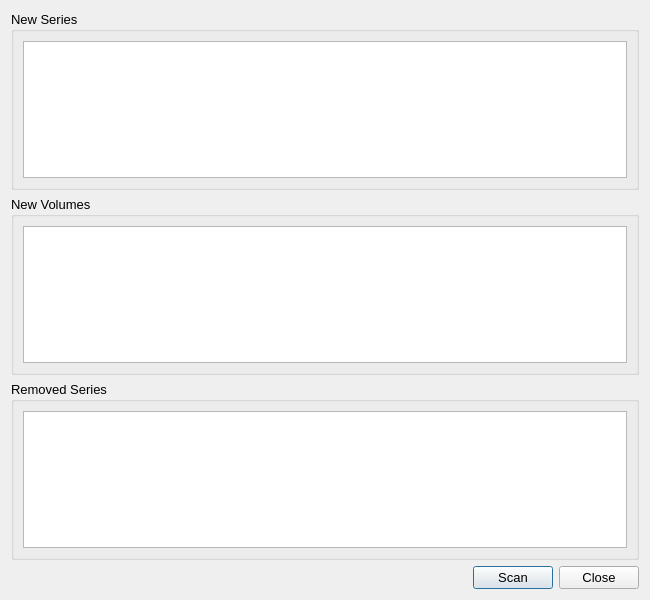
<?xml version="1.0" encoding="UTF-8"?>
<ui version="4.0">
 <class>ScanDialog</class>
 <widget class="QDialog" name="ScanDialog">
  <property name="geometry">
   <rect>
    <x>0</x>
    <y>0</y>
    <width>650</width>
    <height>600</height>
   </rect>
  </property>
  <property name="font">
   <font>
    <pointsize>10</pointsize>
   </font>
  </property>
  <property name="windowTitle">
   <string>Scan Library</string>
  </property>
  <layout class="QVBoxLayout" name="verticalLayout">
   <item>
    <widget class="QScrollArea" name="scrollArea">
     <property name="frameShape">
      <enum>QFrame::NoFrame</enum>
     </property>
     <property name="widgetResizable">
      <bool>true</bool>
     </property>
     <widget class="QWidget" name="scrollAreaWidgetContents">
      <property name="geometry">
       <rect>
        <x>0</x>
        <y>0</y>
        <width>632</width>
        <height>179</height>
       </rect>
      </property>
      <layout class="QHBoxLayout" name="horizontalLayout_2">
       <property name="leftMargin">
        <number>0</number>
       </property>
       <property name="topMargin">
        <number>0</number>
       </property>
       <property name="rightMargin">
        <number>0</number>
       </property>
       <property name="bottomMargin">
        <number>0</number>
       </property>
       <item>
        <widget class="QGroupBox" name="groupBox">
         <property name="title">
          <string>New Series</string>
         </property>
         <layout class="QHBoxLayout" name="horizontalLayout_5">
          <item>
           <widget class="QListWidget" name="new_series_list"/>
          </item>
         </layout>
        </widget>
       </item>
      </layout>
     </widget>
    </widget>
   </item>
   <item>
    <widget class="QScrollArea" name="scrollArea_2">
     <property name="font">
      <font>
       <pointsize>10</pointsize>
      </font>
     </property>
     <property name="frameShape">
      <enum>QFrame::NoFrame</enum>
     </property>
     <property name="widgetResizable">
      <bool>true</bool>
     </property>
     <widget class="QWidget" name="scrollAreaWidgetContents_2">
      <property name="geometry">
       <rect>
        <x>0</x>
        <y>0</y>
        <width>632</width>
        <height>178</height>
       </rect>
      </property>
      <layout class="QHBoxLayout" name="horizontalLayout_3">
       <property name="leftMargin">
        <number>0</number>
       </property>
       <property name="topMargin">
        <number>0</number>
       </property>
       <property name="rightMargin">
        <number>0</number>
       </property>
       <property name="bottomMargin">
        <number>0</number>
       </property>
       <item>
        <widget class="QGroupBox" name="groupBox_2">
         <property name="title">
          <string>New Volumes</string>
         </property>
         <layout class="QHBoxLayout" name="horizontalLayout_6">
          <item>
           <widget class="QListWidget" name="new_vol_list"/>
          </item>
         </layout>
        </widget>
       </item>
      </layout>
     </widget>
    </widget>
   </item>
   <item>
    <widget class="QScrollArea" name="scrollArea_3">
     <property name="frameShape">
      <enum>QFrame::NoFrame</enum>
     </property>
     <property name="widgetResizable">
      <bool>true</bool>
     </property>
     <widget class="QWidget" name="scrollAreaWidgetContents_3">
      <property name="geometry">
       <rect>
        <x>0</x>
        <y>0</y>
        <width>632</width>
        <height>179</height>
       </rect>
      </property>
      <layout class="QHBoxLayout" name="horizontalLayout_4">
       <property name="leftMargin">
        <number>0</number>
       </property>
       <property name="topMargin">
        <number>0</number>
       </property>
       <property name="rightMargin">
        <number>0</number>
       </property>
       <property name="bottomMargin">
        <number>0</number>
       </property>
       <item>
        <widget class="QGroupBox" name="groupBox_3">
         <property name="title">
          <string>Removed Series</string>
         </property>
         <layout class="QHBoxLayout" name="horizontalLayout_7">
          <item>
           <widget class="QListWidget" name="removed_list"/>
          </item>
         </layout>
        </widget>
       </item>
      </layout>
     </widget>
    </widget>
   </item>
   <item>
    <layout class="QHBoxLayout" name="horizontalLayout">
     <item>
      <spacer name="horizontalSpacer">
       <property name="orientation">
        <enum>Qt::Horizontal</enum>
       </property>
       <property name="sizeHint" stdset="0">
        <size>
         <width>40</width>
         <height>20</height>
        </size>
       </property>
      </spacer>
     </item>
     <item>
      <widget class="QLabel" name="info_label">
       <property name="font">
        <font>
         <pointsize>10</pointsize>
         <italic>true</italic>
        </font>
       </property>
       <property name="text">
        <string/>
       </property>
      </widget>
     </item>
     <item>
      <widget class="QPushButton" name="scan_button">
       <property name="text">
        <string>Scan</string>
       </property>
      </widget>
     </item>
     <item>
      <widget class="QPushButton" name="close_button">
       <property name="text">
        <string>Close</string>
       </property>
      </widget>
     </item>
    </layout>
   </item>
  </layout>
 </widget>
 <resources/>
 <connections/>
</ui>
